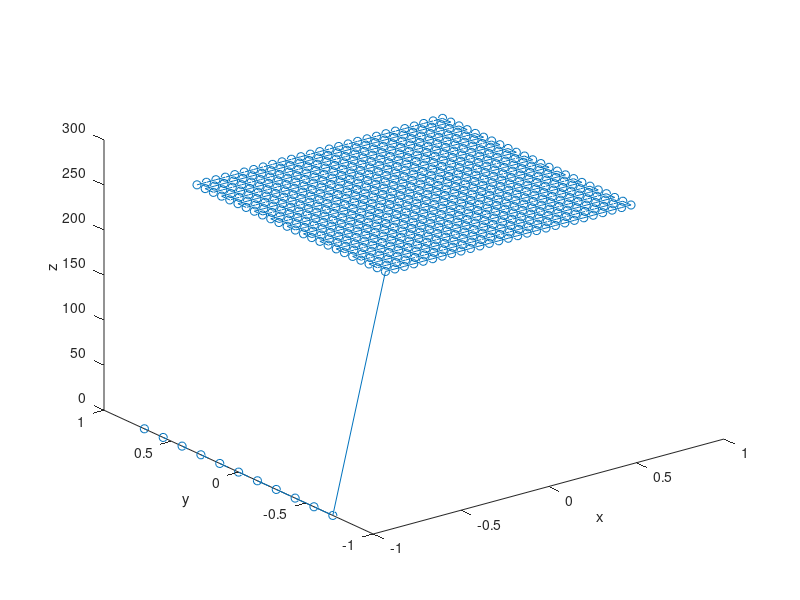

Reproduce this figure in MATLAB.
%%%%%%%%%%%%%%%%%%%%%%%%%%%%%%%%%%%%%%%%%%%%%%%%%%%%%%%%%%%%%%%%%%%%%%%%%%%%%%%%%
% This program help generate a raster scan pattern with customed
% parameters. Please add the file to matlab path and run it. A text file
% including the pattern data named 'test.smp' would be generated under your current path. 
%
% The pattern contaiens a vertical 'escape line' located at x=-1 (the left side of the scene).
% The ranges for x and y are both from -1 to 1. So please set the
% x_amplitude and y_amplitude between 0 to 1. Note that don't set
% x_amplitude so close to 1, which makes the 'escape line' so close to the
% scan pattern. You can rotate the figure to see the x-y plan that shows
% the pattern. Double check all of the data are within 0<x<1 and 0<y<1
% before importing the .smp file to mirrocleDraw. 
%%%%%%%%%%%%%%%%%%%%%%%%%%%%%%%%%%%%%%%%%%%%%%%%%%%%%%%%%%%%%%%%%%%%%%%%%%%%%%%%%


clear all;close all;clc

%%%%prarameters that could be set up%%%%
%%%%%%%%%%%%%%%%%%%%%%%%%%%%%%%%%%%%%%%%%%%%%%%%%%%%%%%%%%%%%%%%%%%%%%%%%%%%%%%
line=24; % number of vertical lines of the scan pattern
datapoints_x=27;% number of datapoints for each verical line
x_amplitude=0.7; %amplitude for vertical direction, should be value from(0 to 1), 
                  %don't set to 1. The closer this value set to 1, the less distance 
                  %between pattern and escape line would be.
y_amplitude=0.7; %amplitude for horizontal direction, should be the same as x_amplitude
                 %if want to get a square scan pattern.

%%%%%%%%%%%%%%%%%%%%%%%%%%%%%%%%%%%%%%%%%%%%%%%%%%%%%%%%%%%%%%%%%%%%%%%%%%%%%%%%%
%length of space between two adjacent lines
length_vertical=(2*y_amplitude)/(line-1);  
% length of each step in x direction
step_x=(2*x_amplitude)/(datapoints_x-1);  

%generate datapoints for each horizontal line, from left to right (reverse for right to left)
x=zeros(datapoints_x,1);
y=zeros(line,1);
for i=1:datapoints_x
    x_value=-x_amplitude+(i-1)*step_x;
    x(i,1)=x_value;
end
x_reverse=flipud(x);

for j=1:line
    y_value_on_line=y_amplitude-(j-1)*length_vertical;
    y(j,1)=y_value_on_line;
end
    
coordinates=[];
loop_number=line/2;
for i=1:loop_number
   
    if i~=loop_number
        x1=x;    % x values on line
        y1=ones(size(x))*y(2*i-1,1);  % y values on  upper line
        %z1=255*ones(size(x,1));
        temp1=[x1,y1];
        %coordinates=[coordinates;temp1];
        
% % %         x2=x_amplitude*ones(datapoints_y,1);
% % %         y2=[];
% % %         %z2=zeros(size(x2,1));
% % %         for k=1:datapoints_y
% % %             y2(k,1)=y(2*i-1)-k*length_vertical;
% % %         end
% % %         temp2=[x2,y2];  % last y2 values should = y values on lower line
% % %         %coordinates=[coordinates;temp2];
        
        
        x3=x_reverse;    % x values on line
        y3=ones(size(x))*y(2*i,1);  % y values on lower line
        %z3=zeros(size(x3,1));
        temp3=[x3,y3];
           
% % %         x4=-x_amplitude*ones(datapoints_y,1);
% % %         y4=[];
% % %         for k=1:datapoints_y
% % %             y4(k,1)=y(2*i)-k*length_vertical;
% % %         end
% % %         %z4=zeros(size(x4,1));
% % %         temp4=[x4,y4];  % last y4 values should = y values on next upper line
        coordinates=[coordinates;[temp1;temp3]];
        
        
        
    elseif i==loop_number
        x1=x;    % x values on line
        y1=ones(size(x))*y(2*i-1,1);  % y values on  upper line
        %z1=255*ones(size(x,1));
        temp1=[x1,y1];
        %coordinates=[coordinates;temp1];
        
% % %         x2=x_amplitude*ones(datapoints_y,1);
% % %         y2=[];
% % %         %z2=zeros(size(x2,1));
% % %         for k=1:datapoints_y
% % %             y2(k,1)=y(2*i-1)-k*length_vertical;
% % %         end
% % %         temp2=[x2,y2];  % last y2 values should = y values on lower line
% % %         %coordinates=[coordinates;temp2];
        
        
        x3=x_reverse;    % x values on line
        y3=ones(size(x))*y(2*i,1);  % y values on lower line
        %z3=zeros(size(x3,1));
        temp3=[x3,y3];
        
        
        coordinates=[coordinates;[temp1;temp3]];
     end
end
z=255*ones(size(coordinates,1),1);

pattern=[coordinates z];





background_datapoints=10;
back_x=-1;
back_y_step=2*y_amplitude/background_datapoints;

back=zeros(background_datapoints,3);
r=1

for r=1:background_datapoints+1
    back(r,1)=back_x;
    back(r,2)=-y_amplitude+(r-1)*back_y_step;
end

final=[pattern; back];
final_x=final(:,1);
final_y=final(:,2);
final_z=final(:,3);

figure
plot3(final_x,final_y,final_z,'o-');
xlabel('x')
ylabel('y')
zlabel('z')

fid=fopen('test.smp','wt');
[m,n]=size(final);
for a=1:m
    for b=1:n
        if b==n
            fprintf(fid,'%g\n',final(a,b));
        else
            fprintf(fid,'%g\t',final(a,b));
        end
    end
end
fclose(fid);

 

